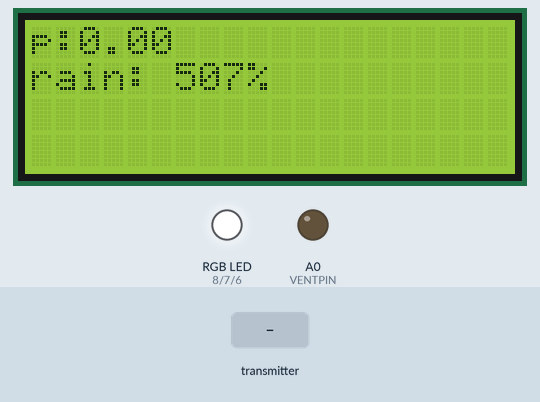
Simulated run of this sketch. Board: Arduino Uno, built with avr-gcc and run on an emulated ATmega328P. On the bench: 20×4 character LCD, an RGB LED mixed from three pins (HIGH = lit), output pins drawn as LEDs (lit = HIGH). The inputs (shaded band) are chosen by the test bench. No radio packets arrive unless stated; what the sketch prints to the serial monitor is not drawn.

Above: at 4.7 s.
4.8 s: the transmitter starts sending data.0 = 25
At 8.5 s:
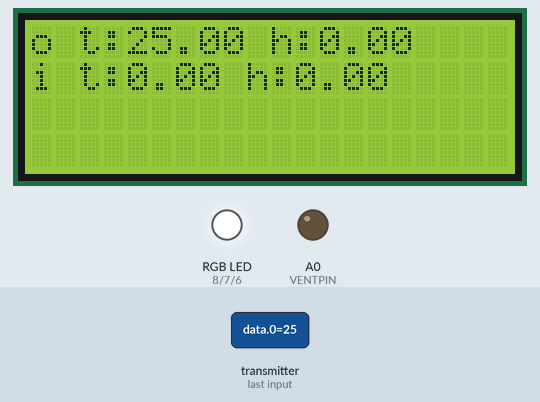
8.9 s: the transmitter starts sending data.5 = 25
At 12.7 s:
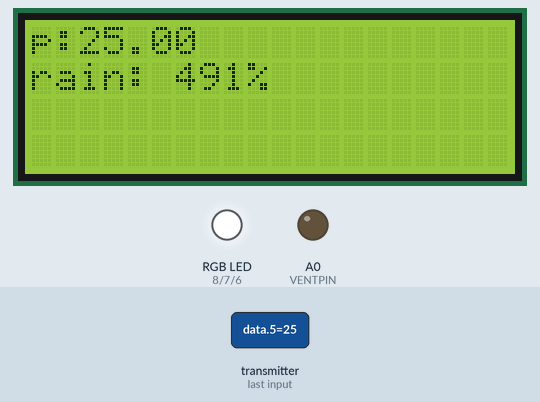
13.0 s: the transmitter starts sending data.1 = 25
At 16.9 s:
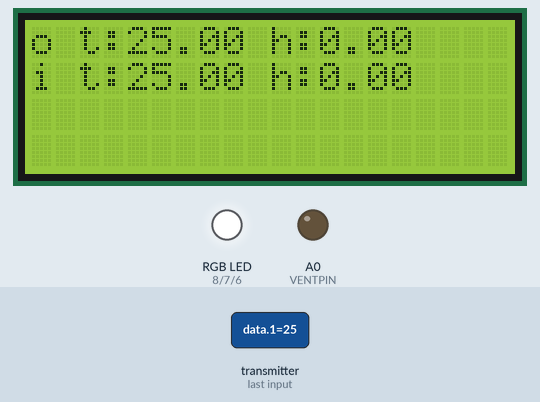
17.1 s: the transmitter starts sending data.3 = 100
At 21.0 s:
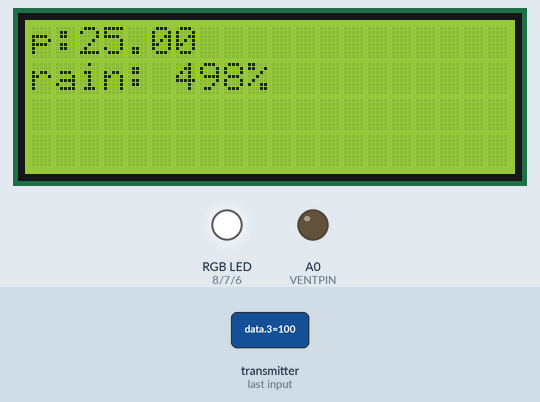
21.2 s: the transmitter starts sending data.2 = 25
At 25.1 s:
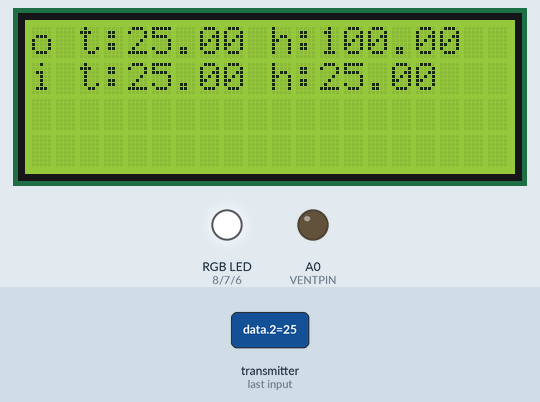
25.3 s: the transmitter starts sending data.5 = 50
At 29.6 s:
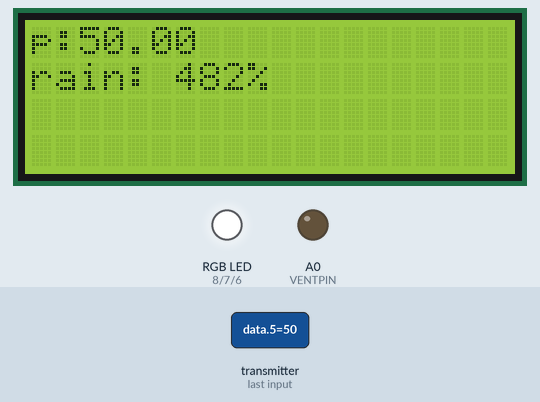
Timing chart, 0 to 30.4 s (numbered marks = the images above; inputs shaded):
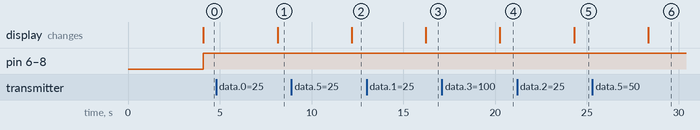

Measured:
- after the input at 4.8 s, the display: changes after 3.4 s (image 1)
- after the input at 8.9 s, the display: changes after 3.3 s (image 2)
- after the input at 13.0 s, the display: changes after 3.2 s (image 3)
- after the input at 17.1 s, the display: changes after 3.2 s (image 4)
- after the input at 21.2 s, the display: changes after 3.1 s (image 5)
- after the input at 25.3 s, the display: changes after 3.0 s (image 6)

The sketch:

hms.ino
```cpp
//receiver
//#include "DHT.h"
#include <Adafruit_Sensor.h>
#include <DHT.h>

#define DHTPIN_out 6
#define DHTPIN_in 7
#define NORMAL_LEVEL_PRESSURE_HPA 734             //норма давления
#define MAX_PRESSURE  812
#define MIN_PRESSURE  654

#define CH4  180                                  //предел газов
#define LEVELRAIN 550                             //порог дождя

#define VENTPIN A0

#define LED_RED 8
#define LED_GREEN 7
#define LED_BLUE 6

#include <Wire.h>
/*I2C
SDA A4
SCL A5
*/
#include <LiquidCrystal_I2C.h>
LiquidCrystal_I2C lcd(0x27,20,4);

#include <SPI.h>
/*SPI
  SS 10
  MOSI 11
  MISO 12
  SCLK 13
*/
// подключаем стандартную библиотеку LiquidCrystal
#include <LiquidCrystal.h>

/////////////////////////////////////////////////////////////
/////////////////////////////////////////////////////////////
#include <nRF24L01.h>                                  //////
#include <printf.h>                                    //////
#include <RF24.h>                                      //////
#include <RF24_config.h>                               //////
/////////////////////////////////////////////////////////////
/////////////////////////////////////////////////////////////
#define NRF_CE 9
#define NRF_CSN 10

byte pipe[][6] = {"1Node", "2Node", "3Node", "4Node", "5Node", "6Node"}; //возможные номера труб
RF24 radio(NRF_CE, NRF_CSN);

//DHT dht_out(DHTPIN_out, DHT22);
//DHT dht_in(DHTPIN_in, DHT22);

/*
// инициализируем объект-экран, передаём использованные
// для подключения контакты на Arduino в порядке:
// RS, E, DB4, DB5, DB6, DB7
LiquidCrystal lcd(A1, 8, 5, 4, 3, 2);
*/
void setup()
{
  Serial.begin(9600);

  // устанавливаем размер (количество столбцов и строк) экрана
  //lcd.begin(16, 2);

  lcd.init();
  lcd.backlight();

  pinMode(VENTPIN, OUTPUT);
  pinMode(LED_RED, OUTPUT);
  pinMode(LED_GREEN, OUTPUT);
  pinMode(LED_BLUE, OUTPUT);

  radio.begin(); //активировать модуль
  //radio.setAutoAck(1);           //режим подтверждения приёма, 1 вкл 0 выкл
  radio.setRetries(0, 15);         //(время между попыткой достучаться, число попыток)
  //radio.enableAckPayload();      //разрешить отсылку данных в ответ на входящий сигнал
  //radio.setPayloadSize(32);       //размер пакета, в байтах
  radio.openReadingPipe(1, pipe[0]); //хотим слушать трубу 0
  //radio.setChannel(0x60);           //выбираем канал (в котором нет шумов!)
  //radio.setPALevel (RF24_PA_MAX); //уровень мощности передатчика. На выбор RF24_PA_MIN, RF24_PA_LOW, RF24_PA_HIGH, RF24_PA_MAX
  //radio.setDataRate (RF24_2MBPS); //скорость обмена. На выбор RF24_2MBPS, RF24_1MBPS, RF24_250KBPS  должна быть одинакова на приёмнике и передатчике!
  //radio.powerUp(); //начать работу
  radio.startListening();  //начинаем слушать эфир, мы приёмный модуль
  //radio.openWritingPipe(pipe);
  //radio.stopListening();
  //radio.printDetails();
  ///////////////////////////////////////////////////////////////////////
  ///////////////////////////////////////////////////////////////////////
}


float h_out, h_in, t_out, t_in, absH_in, absH_out;
float tBMP, pBMP;                            //данные с датчиков BMP
float rain;
int MQ5;

boolean ventOn = 0;
boolean isRain = 0;
boolean isGas = 0;

float data[8];                                 //массив для получения данных
int screen;                                    //номер экрана


void loop()
{
  // Задержка 2 секунды между измерениями
  delay(1000);

  //Serial.print("Влажность: " + h + " %\t" + "Температура: " + t + " *C ");

  /////////////////////////////////////////////////////////////////////////////////////////////////////////
  /////////////////////////////////////////////////////////////////////////////////////////////////////////
  //прием данных
  if ( radio.available() )
  {
    // while (radio.available())
    {
      radio.read ( &data, sizeof (data) );
    }
  }
  /////////////////////////////////////////////////////////////////////////////////////////////////////////
  //получаем температуру с датчиков dht
  t_out = data[0];
  t_in  = data[1];
  //получаем влажность с датчиков dht
  h_in = data[2];
  h_out = data[3] ;
  //получаем данные датчика BMP
  tBMP = data[4];
  pBMP = data[5];
  //датчик дождя, газа
  rain = data[6];
  MQ5 = data[7];
  //выводим информацию
  print();

  //идет дождь
  isRain = (rain > LEVELRAIN)? 1 : 0;
  //высокий уровень газов
  isGas = (MQ5 > CH4)? 1 : 0;
}

//////////////////////////////////////////////////////////////////////////////////////
//////////////////////////////////////////////////////////////////////////////////////
///Метод управляющий RGB диодом
void lightDiode()
{
    digitalWrite(LED_RED,!isGas);
    digitalWrite(LED_GREEN,1);
    digitalWrite(LED_BLUE,!isRain);
}
///Метод отправлящий отладочную информацию в монитор порта
void print_serial()
{
 /* Serial.print("Т_in:");
  Serial.print(t_in);
  Serial.print("*C Влажность: ");
  Serial.print(h_in);
  Serial.println();
  Serial.print("Т_out:");
  Serial.print(t_out);
  Serial.print("*C Влажность: ");
  Serial.print(h_out);
  Serial.println();
  Serial.println();
  */
  Serial.print("Т_bmp:");
  Serial.print(tBMP);
  Serial.print(" Давление мм: ");
  Serial.print(pBMP);
  Serial.println();

  Serial.print("MQ5= ");
  Serial.print(MQ5);
  Serial.println();
  Serial.println();

  Serial.print("rain= ");
  Serial.print(rain);
  Serial.println();
  Serial.println();
}

///выводим инормацию на дисплей
void print_lcd(String str1, String str2)
{
	//очистка экрана
	lcd.clear();
	//первая строка
	lcd.print(str1);
	// устанавливаем курсор в колонку 0, строку 1
	// на самом деле это вторая строка, т.к. нумерация начинается с нуля
	lcd.setCursor(0, 1);
	//вторая строка
	lcd.print(str2);
}

///метод выводящий набор информации
void print_lcd(int screen)
{
	String str1, str2;
	switch (screen)
	{
		case 0:
			//screen0
			// собираем первую строку
			str1 = "o t:" + String(t_out) + " h:" + String(h_out);
			// собираем вторую строку
			str2 = "i t:" + String(t_in) + " h:" + String(h_in);
			break;
		case 1:
			//screen1
			str1 = "p:"+String(pBMP);
			str2 = "rain: "+String(precipitation(pBMP, h_out))+"%";
			break;
	}
	print_lcd(str1, str2);
}

///метод для вывода информации
void print()
{
	//меняем экран раз в несколько секунд
	if (screen != millis() / 1000 /4 % 2)
	{
		screen = millis() / 1000 /4 % 2;
		print_lcd(screen);
    lightDiode();
	}

	//debag
	print_serial();
}

//вычисления вероятности осадков
int precipitation(float pBMP, float h)
{
	int result;
	int value = pBMP;
	//dp = NORMAL_LEVEL_PRESSURE_HPA-pBMP;
	if (h>90)
		result = map(value, MAX_PRESSURE, MIN_PRESSURE, 0, 100);
	else
		result = map(value+10, MAX_PRESSURE, MIN_PRESSURE, 0, 100);
	return result;
}

//вычисление количества воды в воздухе
float  calcAbsH(float t, float h) { // t - Температура, h - Относительная влажность %
  float tmp;
  float absHumid;
  tmp = pow(2.718281828, (17.67 * t) / (t + 243.5));
  absHumid = (6.112 * tmp * h * 2.1674) / (273.15 + t);
  //console.log('Abs Humidity is ', absHumid.toFixed(2), "g/m3");
  return absHumid; // Это граммы воды в дном кубометре воздуха.
}
```
